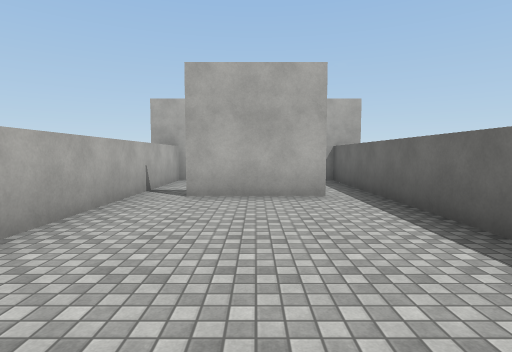
[1] (above)

14 first-person views from a walk through a 3-D level made in the Unity game engine. The camera is 1.5 m above the floor, tilts 4° down and sees 80° across. The floor is counted in squares, 2 m on a side. Each view is taken from the middle of a square. On the plan, view 1 faces up. The plan holds only what a view shows up to about 10 squares ahead; the rest is blank. The place goes on beyond the plan. The player character is not drawn. Surface patterns are stand-ins for the level's own textures.

[2]
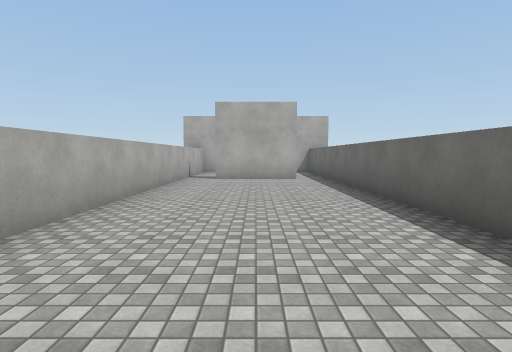

[3]
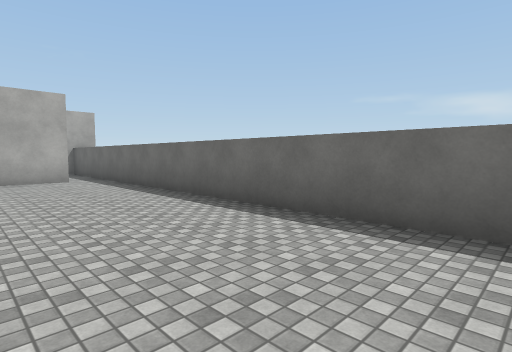

[4]
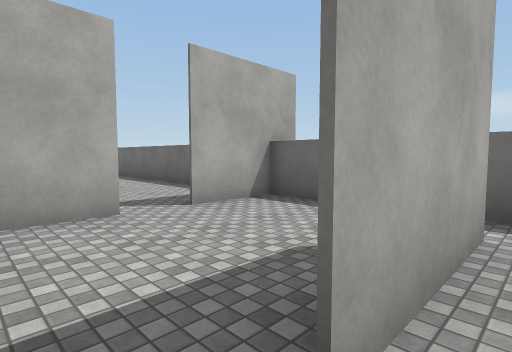

[5]
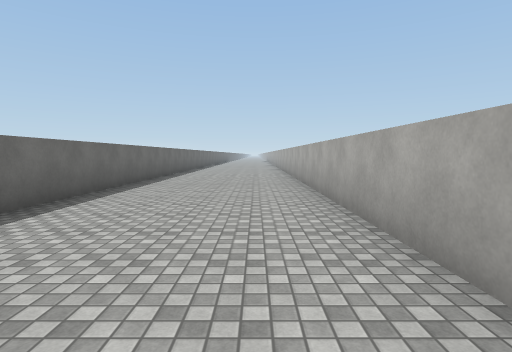

[6]
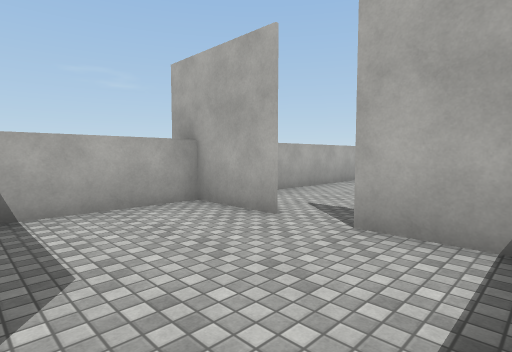

[7]
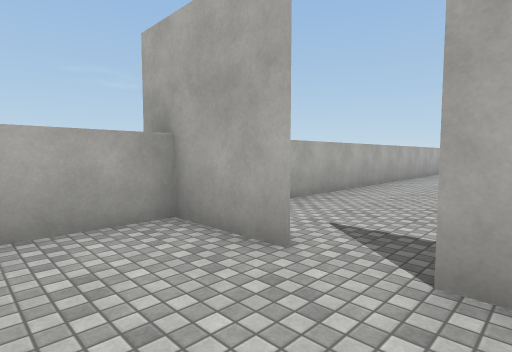

[8]
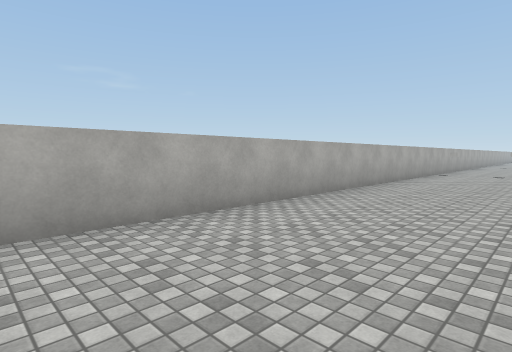

[9]
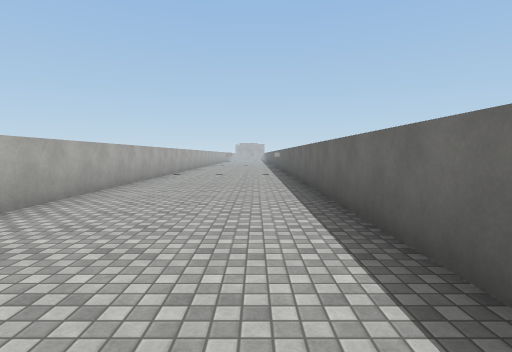

[10]
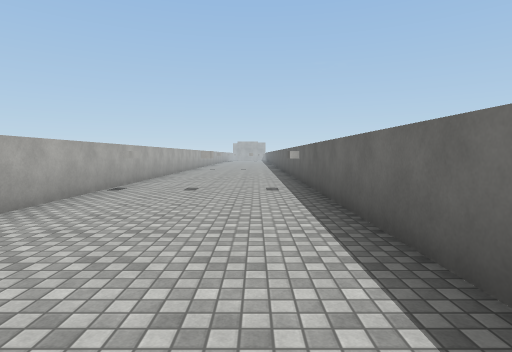

[11]
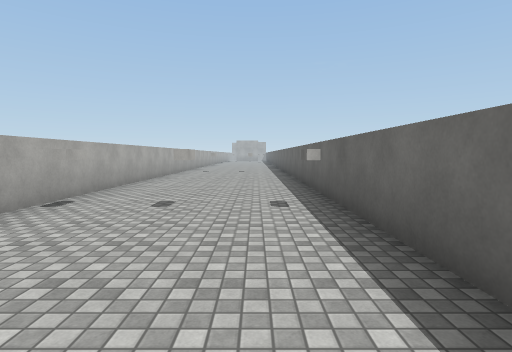

[12]
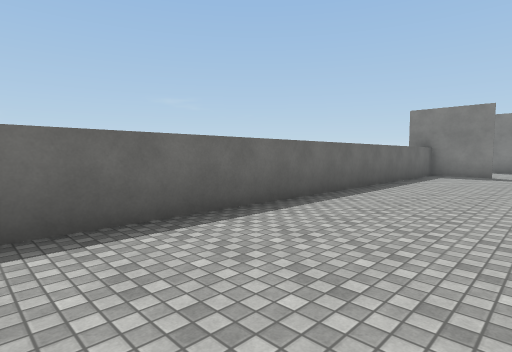

[13]
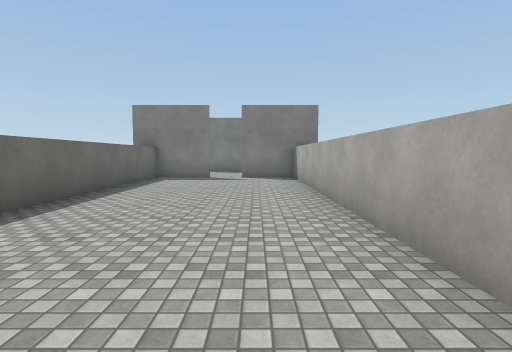

[14]
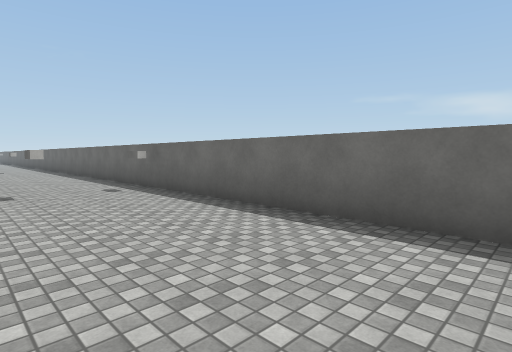

### Floor plan
Points are (right, up) in squares from view 1. A wall is a line through its corners. A room is listed if a view was taken in it or the views show most of it. See-through windows are left out.
Room 1 (views 1, 2, 3, 5)
walls: (-2.2, 4.5) (-2.2, -4.5); (2.3, -4.5) (2.3, 4.5); (1.4, 5.4) (-1.2, 5.4)
ways out: opening at (-2, 5) to room 2; opening at (2, 5) to room 2
Room 2 (views 4, 6, 7)
walls: (-0.5, 8.9) (-2.2, 8.9); (-2.2, 9) (-2.2, 4.5); (2.4, 8.9) (0.5, 8.9); (2.3, 4.5) (2.3, 9)
ways out: opening at (-2, 5) to room 1; opening at (2, 5) to room 1; opening at (0, 9) to room 3
Room 3 (views 8, 9, 10, 11, 12, 13, 14)
walls: (0.5, 8.9) (1.1, 8.9); (2.3, 9) (2.3, 29.5); (-2.2, 29.5) (-2.2, 9)
ways out: opening at (0, 9) to room 2

Positions as (right, up) in squares from view 1, and headings:
1: (0, 0), facing up
2: (0, -4), facing up
3: (-1, -4), facing up-right
4: (-2, 5), facing up-right
5: (-1, 4), facing down
6: (2, 6), facing up-left
7: (1, 7), facing up-left
8: (1, 13), facing up-left
9: (1, 14), facing up
10: (1, 19), facing up
11: (1, 21), facing up
12: (-1, 21), facing down-right
13: (-1, 19), facing down
14: (-1, 19), facing up-right
